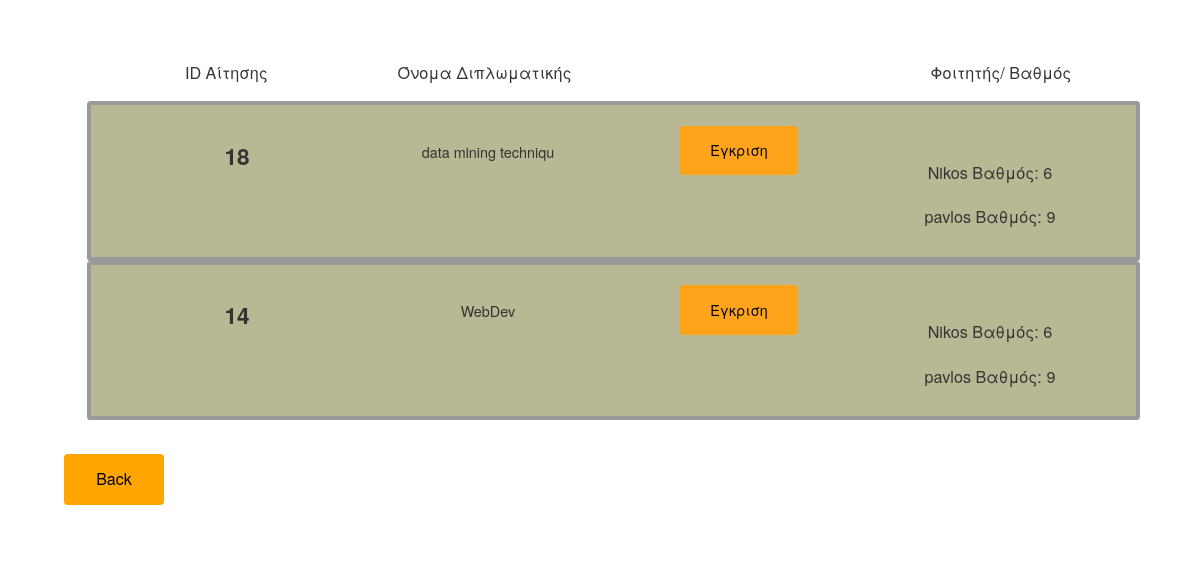
Page /WebDev/show_applications.php (signed in) on the committed database.
### tables this page shows
CREATE TABLE `applications` (
  `applicationID` int(20) NOT NULL,
  `projectID` int(11) NOT NULL,
  `student1` varchar(20) NOT NULL,
  `student2` varchar(30) NOT NULL,
  `student3` varchar(30) NOT NULL,
  `status` varchar(20) NOT NULL
);

CREATE TABLE `projects` (
  `projectID` int(11) NOT NULL,
  `teacher` varchar(20) NOT NULL,
  `students_number` tinyint(4) NOT NULL,
  `student1` varchar(20) DEFAULT NULL,
  `student2` varchar(20) DEFAULT NULL,
  `student3` varchar(20) NOT NULL,
  `projectname` varchar(20) NOT NULL,
  `summary` varchar(500) NOT NULL,
  `status` varchar(20) NOT NULL,
  `grade` float DEFAULT NULL,
  `folder` varchar(20) NOT NULL,
  `date_creation` timestamp NOT NULL DEFAULT CURRENT_TIMESTAMP ON UPDATE CURRENT_TIMESTAMP,
  `date_approved` timestamp NOT NULL DEFAULT '0000-00-00 00:00:00',
  `date_finished` timestamp NOT NULL DEFAULT '0000-00-00 00:00:00'
);

CREATE TABLE `users` (
  `username` varchar(20) NOT NULL,
  `password` varchar(20) NOT NULL,
  `email` varchar(50) NOT NULL,
  `type` varchar(20) NOT NULL,
  `confirm` varchar(20) NOT NULL,
  `grade` int(11) DEFAULT NULL
);

### WebDev/show_applications.php (the view, shortened to what this page needs)
<!DOCTYPE html>
<html lang="en">
    <head>
        <link rel="stylesheet" href="https://maxcdn.bootstrapcdn.com/bootstrap/3.3.7/css/bootstrap.min.css">
        <link rel="stylesheet" type="text/css"  href="css/bootstrap.css">
        <link rel="stylesheet" type="text/css" href="fonts/font-awesome/css/font-awesome.css">
        <link rel="stylesheet" type="text/css"  href="css/style.css">
        <link rel="stylesheet" type="text/css" href="css/responsive.css">
        <link rel="stylesheet" href="https://maxcdn.bootstrapcdn.com/bootstrap/3.3.7/css/bootstrap.min.css">
    </head>
    <body>
        <div class="container" style="zoom:90%;">
            <br></br>
            <?php
            $servername = "localhost";
            $username = "root";
            $dbname = "webdev";
            $conn = new mysqli($servername, $username, '', $dbname);
            $teacher = $_SESSION["username"];
            $sql = "SELECT applications.applicationID as appid, projects.projectname as name, users.username as user ,users.grade as grade FROM applications,users,projects WHERE (applications.student1=users.username OR applications.student2=users.username OR applications.student3=users.username) AND applications.status='applied' AND applications.projectID=projects.projectID AND projects.teacher='$teacher'";
            $result = $conn->query($sql);
            ?>
            <div class="hidden-xs container" style=" padding:1%; text-align:center;" >
                <div class="col-md-3" >
                    <h3 style="font-size:18px; font:bold;">ID Αίτησης</h3>
                </div>
                <div class="col-md-3 "   >
                    <h3 style="font-size:18px; font:bold;">Όνομα Διπλωματικής</h3>
                </div>
                <div class="col-md-3"   >
                </div>
                <div class="col-md-3 " >
                    <h3 style="font-size:18px; font:bold;">Φοιτητής/ Βαθμός</h3>
                </div>
            </div>
            <?php
            $counter = 0;
            $count1 = 0;
            $bool = 0;
            $array1 = array();
            if ($result->num_rows > 0) {
                while ($row = $result->fetch_assoc()) {
                    ?>
                    <?php
                    if ($counter == 0) {
                        $projectname = $row["name"];
                        $bool = 1;
                        ?>
                        <div class="container" style=" border-radius: 4px; border: 5px solid #999999;   padding:2%; background-color:#b8b894; text-align:center;" >
                            <form id="1" action="" method="post">
                                <div class="col-md-3" >
                                    <h3 style="font-size:25px;  font-weight: bold;"><?php echo $row["appid"] ?></h3>
                                </div>
                                <div class="col-md-3 ">
                                    <h3 style="font-size: 16px;">  <?php echo $row["name"] ?> </h3>
                                </div>
                                <div class="col-md-3">
                                    <input name="egkrish" type="submit" class="button button4" style=" align-content:center; border-color:#ffa31a;background-color:#ffa31a; color:black;" value="Έγκριση">
                                </div>
                                <div class="col-md-3 ">
                                </div>
                            <?php } else if ($projectname == $row["name"] && $bool == 1) { ?>
                                <div class="col-md-3 ">
                                    <h3 style=" font-size: 18px;">  <?php
                                        if ($row["user"] != 'empty') {
                                            echo $row["user"];
                                            echo " Βαθμός:  {$row['grade'] } ";
                                        }
                                        ?></h3>
                                </div>
                            <?php } ?>
                            <?php
                            if ($projectname != $row["name"]) {
                                $projectname = $row["name"];
                                $bool = 1;
                                ?>
                        </div>
                        <div class="container" style=" border-radius: 4px; border: 5px solid #999999;   padding:2%; background-color:#b8b894; text-align:center;" >
                            <form id="2" action="" method="post">
                                <div class="col-md-3" >
                                    <h3 style="font-size:25px;  font-weight: bold;"><?php echo $row["appid"] ?></h3>
                                </div>
                                <div class="col-md-3 ">
                                    <h3 style="font-size: 16px;">  <?php echo $row["name"] ?> </h3>
                                </div>
                                <div class="col-md-3">
                                    <input name="egkrish" type="submit" class="button button4" style=" align-content:center; border-color:#ffa31a;background-color:#ffa31a; color:black;" value="Έγκριση">
                                </div>
                                <div class="col-md-3 ">
                                </div>
                            <?php } else if ($projectname == $row["name"] && $bool == 2) { ?>
                                <div class="col-md-3" >
                                </div>
                                <div class="col-md-3" >
                                </div>
                                <div class="col-md-3 ">
                                    <h3 style=" font-size: 18px;">  <?php
                                        if ($row["user"] != 'empty') {
                                            echo $row["user"];
                                            echo " Βαθμός:  {$row['grade'] } ";
                                            $array1[$count1] = $row["user"];
                                            $count1++;
                                        }
                                        ?></h3>
                                </div>
                                <div class="col-md-3" >
                                </div>
                            <?php } ?>
                        </form>
                        <br>
                        <?php
                        $counter++;
                    }
                    ?>
                </div>
                <?php
            } else {
                ?>
                <h3 style="color:red;">Δεν βρέθηκαν αποτελέσματα.</h3>
                <?php
            }
            ?>
        </div>
        <div class="container">
            <div class="col-md-12" style="padding:3%">
                <form id="pp" action="<?php echo $_SESSION["path"]; ?>" method="post">
                    <input name="log" type="submit" class="button5" style="align-content:center; border-color:#ffa31a;color:black; background-color:orange;" value="Back">
                </form>
            </div>
        </div>
    </body>

### WebDev/css/style.css (style rules this page uses)
html { position: relative; min-height: 100%; }
body, html { font-family: 'Raleway', sans-serif; text-rendering: optimizeLegibility !important; -webkit-font-smoothing: antialiased !important; }
.button { color: white; padding: 15px 32px; text-align: center; font-size: 16px; margin: auto; }
.button4 { background-color: #476b6b; color: white; font-size: 16px; border-radius: 4px; border: 2px solid #5c8a8a; }
.button5 { background-color: #476b6b ; color: white; padding: 14px 32px; font-size: 16px; border-radius: 4px; border: 1px #5c8a8a; }
@media (min-width: 1200px) { .container { width: 1200px; } }

### rows in the picture
applications: applicationID "18", projectID.projectname "data mining techniqu", student1.username "Nikos", student1.grade "6", student2.username "pavlos", student2.grade "9"
applications: applicationID "14", projectID.projectname "WebDev", student1.username "Nikos", student1.grade "6", student2.username "pavlos", student2.grade "9"
